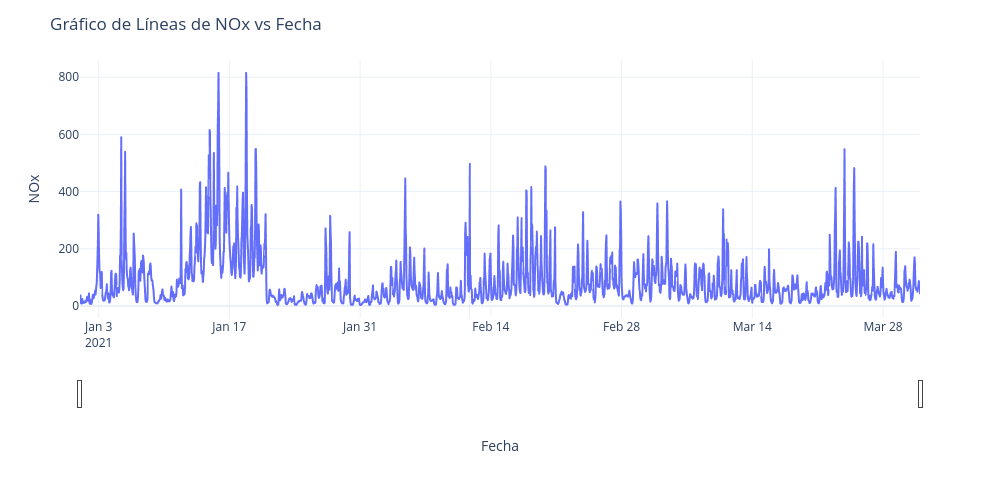

This figure's notebook cell:
### Code cell
import plotly.express as px
import pandas as pd


# Crear el gráfico de líneas con Plotly

fig = px.line(df[filtro], x="fechaH",  y='NOx',  width=1000, height=500)

# Añadir detalles al gráfico
fig.update_layout(
    title='Gráfico de Líneas de NOx vs Fecha',
    xaxis_title='Fecha',
    yaxis_title='NOx',
    xaxis=dict(rangeslider=dict(visible=True)),  # Añadir un selector de rango de fecha si es necesario
    template='plotly_white'
)

# Mostrar el gráfico
fig.show()

### Figure 1 — Plotly figure (JSON) as saved in the notebook; plotly's stock layout.template omitted (floating-point values rounded to 4 significant figures; data arrays with more than 128 entries replaced by an {"elided": "..."} marker saying what was removed)
{"data": [{"hovertemplate": "fechaH=%{x}<br>NOx=%{y}<extra></extra>", "legendgroup": "", "line": {"color": "#636efa", "dash": "solid"}, "marker": {"symbol": "circle"}, "mode": "lines", "name": "", "showlegend": false, "type": "scattergl", "x": {"elided": "2159 str values"}, "xaxis": "x", "y": {"elided": "2159 int values"}, "yaxis": "y"}], "layout": {"height": 500, "legend": {"tracegroupgap": 0}, "margin": {"t": 60}, "title": {"text": "Gráfico de Líneas de NOx vs Fecha"}, "width": 1000, "xaxis": {"anchor": "y", "domain": [0, 1], "rangeslider": {"visible": true}, "title": {"text": "Fecha"}}, "yaxis": {"anchor": "x", "domain": [0, 1], "title": {"text": "NOx"}}}}
